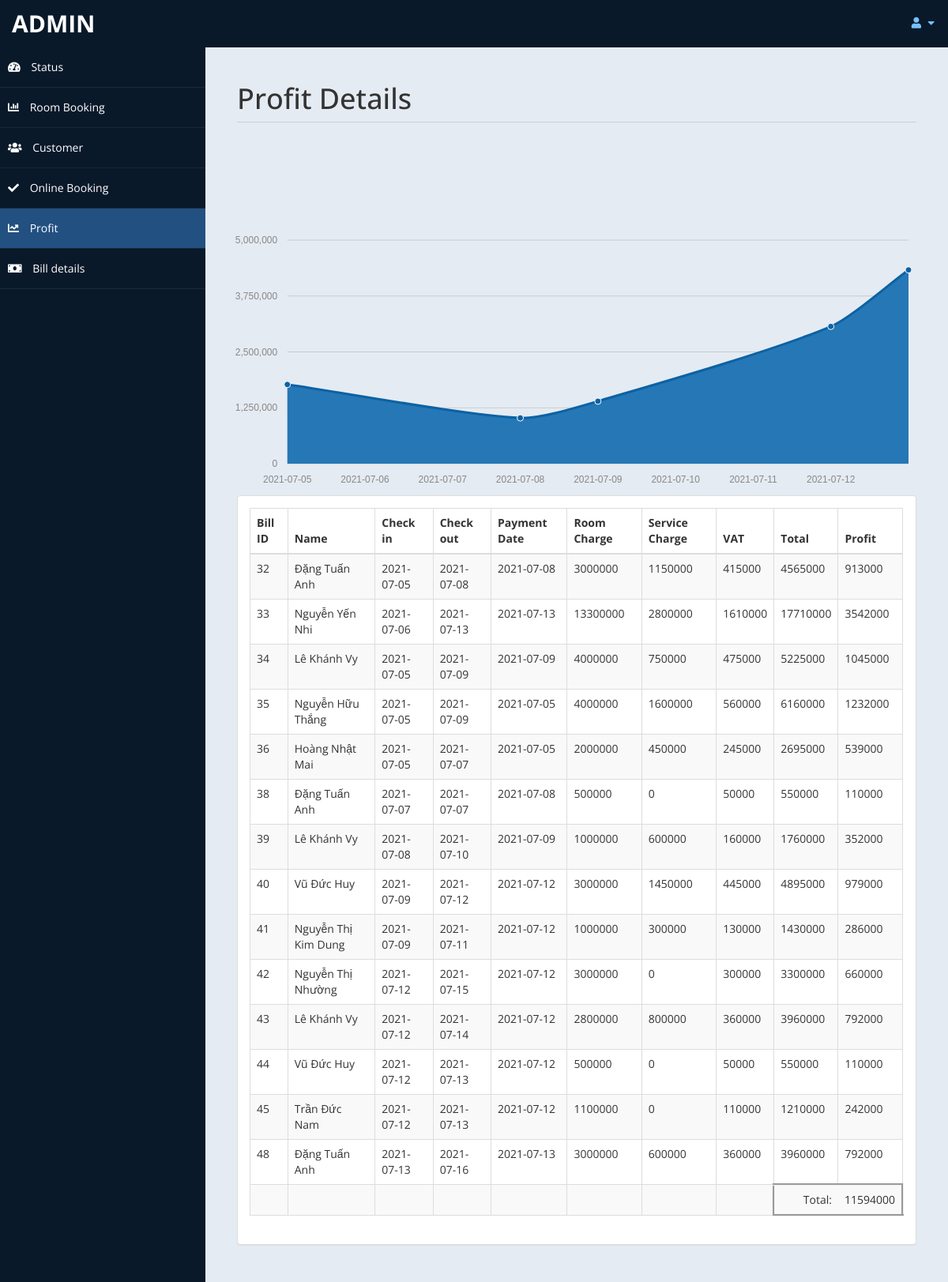
The app's page /HotelManagement/profit.php (signed in) with its own data.
### tables this page shows
CREATE TABLE `bill` (
  `billID` int(11) NOT NULL AUTO_INCREMENT,
  `registerID` int(15) NOT NULL,
  `paymentDate` date NOT NULL,
  `staff` varchar(15) NOT NULL,
  `roomcharge` float NOT NULL,
  `servicecharge` float NOT NULL,
  `subTotal` float NOT NULL,
  `vat` float NOT NULL,
  `total` float NOT NULL,
  `profit` int(11) NOT NULL,
  PRIMARY KEY (`billID`)
);

CREATE TABLE `customer` (
  `customerID` int(11) NOT NULL AUTO_INCREMENT,
  `customerName` text NOT NULL,
  `idCard` varchar(20) NOT NULL,
  `gender` text NOT NULL,
  `address` text NOT NULL,
  `phoneNumber` varchar(15) NOT NULL,
  `nationality` text NOT NULL,
  `email` text DEFAULT NULL,
  `note` text DEFAULT NULL,
  PRIMARY KEY (`customerID`)
);

CREATE TABLE `registrationform` (
  `registerID` int(11) NOT NULL AUTO_INCREMENT,
  `customerID` int(11) NOT NULL,
  `checkIn` date NOT NULL,
  `checkOut` date NOT NULL,
  `days` int(11) NOT NULL,
  `amountOfPeople` int(11) NOT NULL,
  `prepay` int(11) NOT NULL,
  `note` text DEFAULT NULL,
  PRIMARY KEY (`registerID`)
);

### HotelManagement/profit.php (the view, shortened to what this page needs)
<!DOCTYPE html>
<html xmlns="http://www.w3.org/1999/xhtml">
<head>
    <link href="assets/css/bootstrap.css" rel="stylesheet" />
    <link href="assets/css/font-awesome.css" rel="stylesheet" />
    <link rel="stylesheet" href="https://cdnjs.cloudflare.com/ajax/libs/font-awesome/5.15.3/css/all.min.css"
 />
    <link href="assets/js/morris/morris-0.4.3.min.css" rel="stylesheet" />
    <link href="assets/css/custom-styles.css" rel="stylesheet" />
    <link href="assets/js/dataTables/dataTables.bootstrap.css" rel="stylesheet" />
</head>
<body>
    <div id="wrapper">
        <nav class="navbar navbar-default top-navbar" role="navigation">
            <div class="navbar-header">
                <a class="navbar-brand" href="home.php"> <?php echo $_SESSION["user"]; ?> </a>
            </div>
            <ul class="nav navbar-top-links navbar-right">
                <li class="dropdown">
                    <a class="dropdown-toggle" data-toggle="dropdown" href="#" aria-expanded="false">
                        <i class="fa fa-user fa-fw"></i> <i class="fa fa-caret-down"></i>
                    </a>
                </li>
            </ul>
        </nav>
        <nav class="navbar-default navbar-side" role="navigation">
            <div class="sidebar-collapse">
                <ul class="nav" id="main-menu">
                    <li>
                        <a href="home.php"><i class="fas fa-tachometer-alt"></i> Status</a>
                    </li>
                    <li>
                        <a href="roombooking.php"><i class="fa fa-bar-chart-o"></i> Room Booking</a>
                    </li>
                    <li>
                        <a href="customer.php"><i class="fas fa-users"></i> Customer</a>
                    </li>
                    <li>
                        <a href="checkonlinebooking.php"><i class="fas fa-check"></i> Online Booking</a>
                    </li>
                    <li>
                        <a class="active-menu" href="profit.php"><i class="fas fa-chart-line"></i> Profit</a>
                    </li>
                    <li>
                        <a href="billdetail.php"><i class="fas fa-money-bill"></i> Bill details</a>
                    </li>
                </ul>
            </div>
        </nav>
        <div id="page-wrapper">
            <div id="page-inner">
                <div class="row">
                    <div class="col-md-12">
                        <h1 class="page-header">
                            Profit Details
                        </h1>
                    </div>
                </div>
                <div class="row">
                    <br>
                    <br>
                    <br>
                    <br>
                    <div id="chart"></div>
                    <div class="col-md-12">
                        <div class="panel panel-default">
                            <div class="panel-body">
                                <div class="table-responsive">
                                    <table class="table table-striped table-bordered table-hover"
                                        id="dataTables-example">
                                        <thead>
                                            <tr>
                                                <th>Bill ID</th>
                                                <th>Name</th>
                                                <th>Check in</th>
                                                <th>Check out</th>
                                                <th>Payment Date</th>
                                                <th>Room Charge</th>
                                                <th>Service Charge</th>
                                                <th>VAT</th>
                                                <th>Total </th>
                                                <th>Profit</th>
                                            </tr>
                                        </thead>
                                        <tbody>
                                            <?php
                                        include('db.php');
                                            $get_profit_info = "SELECT bill.billID, customer.customerName, registrationform.checkIn, registrationform.checkOut, bill.paymentDate, bill.roomcharge, bill.servicecharge, bill.vat,bill.total, bill.profit FROM `bill`,`registrationform`,`customer` WHERE bill.registerID = registrationform.registerID AND registrationform.customerID = customer.customerID AND registrationform.note='paid'";
                                            $get_profit_info_result = mysqli_query($conn,$get_profit_info);
                                            $total_profit = 0;
                                            while($get_profit_info_row = mysqli_fetch_array($get_profit_info_result)){
                                                $billid = $get_profit_info_row['billID'];
                                                $customerName = $get_profit_info_row['customerName'];
                                                $checkin = $get_profit_info_row['checkIn'];
                                                $checkout = $get_profit_info_row['checkOut'];
                                                $paymentdate = $get_profit_info_row['paymentDate'];
                                                $roomcharge = $get_profit_info_row['roomcharge'];
                                                $servicecharge = $get_profit_info_row['servicecharge'];
                                                $vat = $get_profit_info_row['vat'];
                                                $total = $get_profit_info_row['total'];
                                                $profit = $get_profit_info_row['profit'];
                                                $total_profit += $profit;
                                                echo "<tr>
                                                <td>".$billid."</td>
                                                <td>".$customerName."</td>
                                                <td>".$checkin."</td>
                                                <td>".$checkout."</td>
                                                <td>".$paymentdate."</td>
                                                <td>".$roomcharge."</td>
                                                <td>".$servicecharge."</td>
                                                <td>".$vat."</td>
                                                <td>".$total."</td>
                                                <td>".$profit."</td>
                                                </tr>";
                                            }
                                            echo "<tr>
                                                <td></td>
                                                <td></td>
                                                <td></td>
                                                <td></td>
                                                <td></td>
                                                <td></td>
                                                <td></td>
                                                <td></td>
                                                <td style='border: groove; text-align: right;border-right: hidden; '>Total: </td>
                                                <td style='border: groove; border-left: hidden; '>".$total_profit."</td>
                                                </tr>";
										?>
                                        </tbody>
                                    </table>
                                </div>
                            </div>
                        </div>
                    </div>
                </div>
            </div>
        </div>
    </div>
</body>
</html>

### HotelManagement/assets/css/custom-styles.css (style rules this page uses)
body { font-family: 'Open Sans', sans-serif; }
#wrapper { width: 100%; background: #09192A; }
#page-wrapper { padding: 15px 15px; min-height: 600px; background: #E5EBF2; }
#page-inner { width: 100%; margin: 10px 20px 10px 0px; background-color: transparent; padding: 10px; min-height: 1200px; }
h1, .h1, h2, .h2, h3, .h3 { margin-top: 7px; margin-bottom: -5px; }
.page-header { padding-bottom: 9px; margin: 10px 0 45px; border-bottom: 1px solid #C7D1DD; }
.top-navbar { margin: 0px; }
.top-navbar .navbar-brand { color: #fff; width: 260px; text-align: left; height: 60px; font-size: 30px; font-weight: 700; text-transform: uppercase; line-height: 30px; }
.top-navbar .nav>li { position: relative; display: inline-block; }
.top-navbar .nav>li>a { position: relative; display: block; padding: 19px 15px; color: #77C0FD; }
.active-menu { background-color: #225081!important; }
.sidebar-collapse, .sidebar-collapse .nav { background: none; }
.sidebar-collapse .nav { padding: 0; }
.sidebar-collapse .nav>li>a { color: #fff; background: transparent; text-shadow: none; }
.sidebar-collapse>.nav>li>a { padding: 15px 10px; }
.sidebar-collapse>.nav>li { border-bottom: 1px solid rgba(107, 108, 109, 0.19); }
.navbar-side { border: none; background-color: transparent; }
.top-navbar { background: #09192A; border-bottom: none; }
.top-navbar .nav>li>a>i { margin-right: 2px; }
.navbar-default { border: 0px solid black; }
.navbar-header { background: #09192A; }
.nav>li>a>i { margin-right: 10px; }
@media (min-width:768px) { #page-wrapper { margin: 0 0 0 260px; padding: 15px 30px; min-height: 1200px; } }
@media (min-width:768px) { .navbar-side { z-index: 1; position: absolute; width: 260px; } }
@media (min-width:768px) { .navbar { border-radius: 0px; } }

### records on screen
bill: billID "32", customer.customerName "Đặng Tuấn Anh", registerID.checkIn "2021-07-05", registerID.checkOut "2021-07-08", paymentDate "2021-07-08", roomcharge "3000000", servicecharge "1150000", vat "415000", total "4565000", profit "913000"
bill: billID "33", customer.customerName "Nguyễn Yến Nhi", registerID.checkIn "2021-07-06", registerID.checkOut "2021-07-13", paymentDate "2021-07-13", roomcharge "13300000", servicecharge "2800000", vat "1610000", total "17710000", profit "3542000"
bill: billID "34", customer.customerName "Lê Khánh Vy", registerID.checkIn "2021-07-05", registerID.checkOut "2021-07-09", paymentDate "2021-07-09", roomcharge "4000000", servicecharge "750000", vat "475000", total "5225000", profit "1045000"
bill: billID "35", customer.customerName "Nguyễn Hữu Thắng", registerID.checkIn "2021-07-05", registerID.checkOut "2021-07-09", paymentDate "2021-07-05", roomcharge "4000000", servicecharge "1600000", vat "560000", total "6160000", profit "1232000"
bill: billID "36", customer.customerName "Hoàng Nhật Mai", registerID.checkIn "2021-07-05", registerID.checkOut "2021-07-07", paymentDate "2021-07-05", roomcharge "2000000", servicecharge "450000", vat "245000", total "2695000", profit "539000"
bill: billID "38", customer.customerName "Đặng Tuấn Anh", registerID.checkIn "2021-07-07", registerID.checkOut "2021-07-07", paymentDate "2021-07-08", roomcharge "500000", servicecharge "0", vat "50000", total "550000", profit "110000"
bill: billID "39", customer.customerName "Lê Khánh Vy", registerID.checkIn "2021-07-08", registerID.checkOut "2021-07-10", paymentDate "2021-07-09", roomcharge "1000000", servicecharge "600000", vat "160000", total "1760000", profit "352000"
bill: billID "40", customer.customerName "Vũ Đức Huy", registerID.checkIn "2021-07-09", registerID.checkOut "2021-07-12", paymentDate "2021-07-12", roomcharge "3000000", servicecharge "1450000", vat "445000", total "4895000", profit "979000"
bill: billID "41", customer.customerName "Nguyễn Thị Kim Dung", registerID.checkIn "2021-07-09", registerID.checkOut "2021-07-11", paymentDate "2021-07-12", roomcharge "1000000", servicecharge "300000", vat "130000", total "1430000", profit "286000"
bill: billID "42", customer.customerName "Nguyễn Thị Nhường", registerID.checkIn "2021-07-12", registerID.checkOut "2021-07-15", paymentDate "2021-07-12", roomcharge "3000000", servicecharge "0", vat "300000", total "3300000", profit "660000"
bill: billID "43", customer.customerName "Lê Khánh Vy", registerID.checkIn "2021-07-12", registerID.checkOut "2021-07-14", paymentDate "2021-07-12", roomcharge "2800000", servicecharge "800000", vat "360000", total "3960000", profit "792000"
bill: billID "44", customer.customerName "Vũ Đức Huy", registerID.checkIn "2021-07-12", registerID.checkOut "2021-07-13", paymentDate "2021-07-12", roomcharge "500000", servicecharge "0", vat "50000", total "550000", profit "110000"
bill: billID "45", customer.customerName "Trần Đức Nam", registerID.checkIn "2021-07-12", registerID.checkOut "2021-07-13", paymentDate "2021-07-12", roomcharge "1100000", servicecharge "0", vat "110000", total "1210000", profit "242000"
bill: billID "48", customer.customerName "Đặng Tuấn Anh", registerID.checkIn "2021-07-13", registerID.checkOut "2021-07-16", paymentDate "2021-07-13", roomcharge "3000000", servicecharge "600000", vat "360000", total "3960000", profit "792000"

### other values on screen
$_SESSION["user"] "ADMIN"
$total_profit "11594000"
